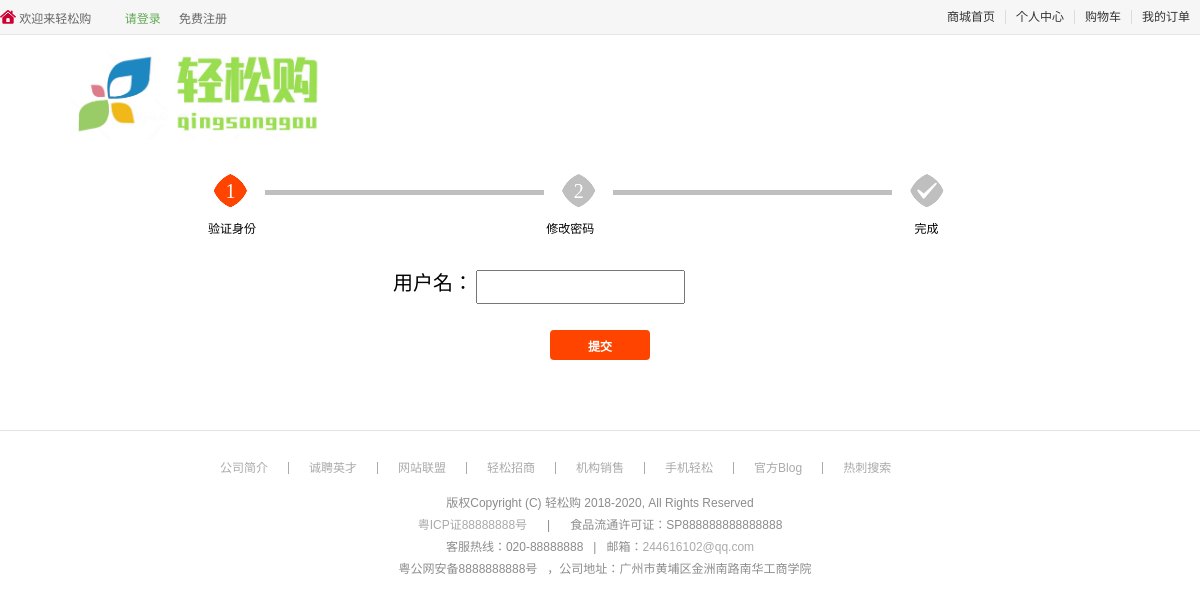
/getpass.php, run on the app's committed database.
### tables this page shows
CREATE TABLE IF NOT EXISTS `information` (
  `ititle` varchar(255) NOT NULL COMMENT '网站名称后缀',
  `ilogo` varchar(255) NOT NULL COMMENT '图片logo',
  `itlogo` varchar(255) NOT NULL COMMENT '顶部推广图',
  `iseacsh` varchar(50) NOT NULL DEFAULT '请输入搜索的商品名称' COMMENT '检索栏设置',
  `icopyright` varchar(255) NOT NULL COMMENT '版权Copyright (C) 轻松购 2018-2020, All Rights Reserved',
  `iicp` varchar(255) NOT NULL COMMENT '粤ICP证965875424号',
  `isp` varchar(255) NOT NULL COMMENT '食品流通许可证：SP1101011010021855',
  `irecord` varchar(255) NOT NULL COMMENT '粤公网安备110101000001号',
  `iemail` varchar(255) NOT NULL COMMENT '邮箱',
  `iphone` varchar(255) NOT NULL COMMENT '电话',
  `iaddress` varchar(255) NOT NULL COMMENT '地址',
  `inid` int(2) NOT NULL AUTO_INCREMENT,
  PRIMARY KEY (`inid`)
);

### header_uCenter.php (the view, shortened to what this page needs)
			<?php
				$path = 'http://'.$_SERVER['SERVER_NAME'].':'.$_SERVER["SERVER_PORT"].$_SERVER["REQUEST_URI"];
				$file = basename($path);
			?>
<div id="header" class="clearfix" style="height: 150px;">
			<div class="hnav_title">
				<div class="hnav_center">
					<div class="hnav_l fl">
						<a href="index.php" style="text-decoration: none;"><i class="icon iconfont qzy-home red"></i></a>
						<span id="welcome" class="c666">
							<a class="c666 pr15">欢迎来轻松购</a>
						</span>
						<span id="user" class="ml15">
							<?php
								$uid=$_COOKIE['ckuid'];
								if($uid!=null&&$uid>0){?>
									<a target="_blank" href="user/userCenter.php" class="login co pr15"><?php echo $_COOKIE['ckuname'];?>，您好！</a><a href="<?php if(strpos($path,'user/') !== false){echo '../';} ?>logout.php?page=<?php echo $file;?>">退出登录</a>
								<?php }else{?>
								<a target="_blank" onclick="loginnow();" class="login co pr15">请登录</a>
										<a target="_blank" href="register.php" class="reg c666">免费注册</a>
								<?php }?>
						</span>
					</div>
					<div class="hnav_r">
						<ul class="person_new fl tn">
							<li><a class="aba" <?php if($file!="index.php"&$file!="Graduationproject"){echo(' target="_blank" href="../index.php"');}?>>商城首页</a></li>
							<li><a class="aba" target="_blank" <?php if($uid!=null&&$uid>0){echo('href="userCenter.php"');}else{echo('onclick="loginnow ()" data-comeBack="user/userCenter.php"');}?>>个人中心</a></li>
							<li><a class="aba" target="_blank" <?php if($uid!=null&&$uid>0){echo('href="../cart.php"');}else{echo('onclick="loginnow ()" data-comeBack="cart.php"');}?>>购物车</a></li>
							<li><a class="aba" target="_blank" <?php if($uid!=null&&$uid>0){echo('href="../orderlist.php"');}else{echo('onclick="loginnow ()" data-comeBack="orderlist.php"');}?>>我的订单</a></li>
						</ul>
					</div>
				<div class="logo bac pt50">
					<?php
						$prosql = "select ilogo from information where inid=1";
						$proresult = mysql_query($prosql);
						$prorow = mysql_fetch_assoc($proresult);
						if(strpos($path,'/user/') !== false){echo '<a target="_blank" href="index.php" >';}else{echo '<a href="javascript:;">';}
					?><img src="<?php if(strpos($path,'user/') !== false){echo '../';} ?>uploads/<?php echo($prorow['ilogo']);?>" alt="网页logo" title="轻松购-http://qzy.is-great.net" height="90"/></a>
				</div>
				</div>
			</div>
		</div>

### footer.php (shortened to what this page needs)
<div id="footer" class="clearfix">
	<div class="clearq"> </div>
	<div class="footerCenter shiyishi">
		<div class="footerNav">
			<ul>
				<li>
					<a href="#">公司简介</a>
				</li>
				<li>
					<a href="#">诚聘英才</a>
				</li>
				<li>
					<a href="#">网站联盟</a>
				</li>
				<li>
					<a href="#">轻松招商</a>
				</li>
				<li>
					<a href="#">机构销售</a>
				</li>
				<li>
					<a href="#">手机轻松</a>
				</li>
				<li>
					<a href="#">官方Blog</a>
				</li>
				<li>
					<a href="#">热刺搜索</a>
				</li>
			</ul>
		</div>
		<?php
			$prosql="select * from information where inid=1";
			$proresult=mysql_query($prosql);
			$prorow=mysql_fetch_assoc($proresult);
		?>
		<div class="footerCopyright"><span><?php echo($prorow['icopyright']);?></span></div>
		<div class="footerCopyright"><span><a href="#" target="_blank" rel="nofollow"><?php echo($prorow['iicp']);?></a></span><span class="sep">|</span><span>食品流通许可证：<?php echo($prorow['isp']);?></span><br><span>客服热线：<?php echo($prorow['iphone']);?><span class="sep">|</span>邮箱：<a href="#"><?php echo($prorow['iemail']);?></a></span><br><span><span><?php echo($prorow['irecord']);?></span>，公司地址：<?php echo($prorow['iaddress']);?></span>
		</div>
	</div>
</div>

### css/general.css (style rules this page uses)
body,div,dl,dt,dd,ul,ol,li,h1,h2,h3,h4,h5,h6,pre,form,fieldset,input,textarea,p,blockquote,th,td { margin:0;padding:0; }
fieldset,img { border:0; }
ol,ul { list-style:none; }
.red,a.red { color:#cc0031; }
.fl { float:left;display:inline; }
.ml15 { margin-left:15px; }
.pt50 { padding-top:50px; }
.pr15 { padding-right:15px; }
* { margin:0;padding:0; }
body { color:#000; background:#FFF; font:12px/22px "微软雅黑",Verdana,Arial,sans-serif,"Times New Roman",宋体; text-align:center; }
body,ul,ol,li,p,h1,h2,h3,h4,h5,h6,form,fieldset,table,td,img,div,tr { margin:0; padding:0; }
body div { text-align:left; }
li { list-style-type:none; }
img { border:0 none; }
a:link, a:visited { color:#aaa; text-decoration:none; }
a { outline:none; star:expression(this.onFocus=this.blur()); }
.clearfix:after { content:"";display:block;clear:both; }
.clearfix { zoom:1; }
div,.db { display: block; }
ul.fl li { float: left; }
.tn { text-decoration:none; }
.tn a { text-decoration:none; }
.c666 { color: #666 !important; }
.co { color: #EE5C42; }
a.co { color: #EE5C42; }
a,button,img,h1,h2,h3,h4,h5,h6,dl,dt,dd { cursor: pointer; }

### css/header.css (style rules this page uses)
#header { background: #fff; position: relative; width: 100%; z-index: 10; height: 195px; }
#header .hnav_title { background: #f6f6f6; border-bottom: 1px solid #e6e6e6; color: #888; font-size: 12px; height: 34px; line-height: 34px; }
#header .hnav_title a { color: #333; }
#header .hnav_title .hnav_center { margin: auto; width: 1200px; background: #f6f6f6; border-bottom: 1px solid #e6e6e6; color: #888; font-size: 12px; height: 34px; line-height: 34px; }
#header .hnav_title .hnav_center .hnav_l .login { color: #61a955; }
#header .hnav_title .hnav_center .hnav_r { float: right; height: 24px; line-height: 14px; margin: 10px 0 10px; }
#header .hnav_title .hnav_center .hnav_r .person_new li { padding: 0 10px 0; border-right: 1px solid #ddd; }
#header .hnav_title .hnav_center .hnav_r .person_new li:nth-last-child(1) { border: 0px; }

### data on the page
information: ilogo (picture), icopyright "版权Copyright (C) 轻松购 2018-2020, All Rights Reserved", iicp "粤ICP证88888888号", isp "SP888888888888888", iphone "020-88888888", iemail "244616102@qq.com", irecord "粤公网安备8888888888号", iaddress "广州市黄埔区金洲南路南华工商学院"
